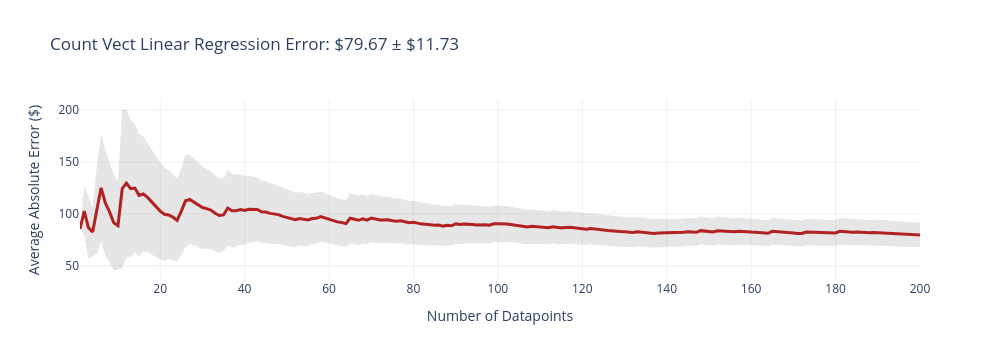
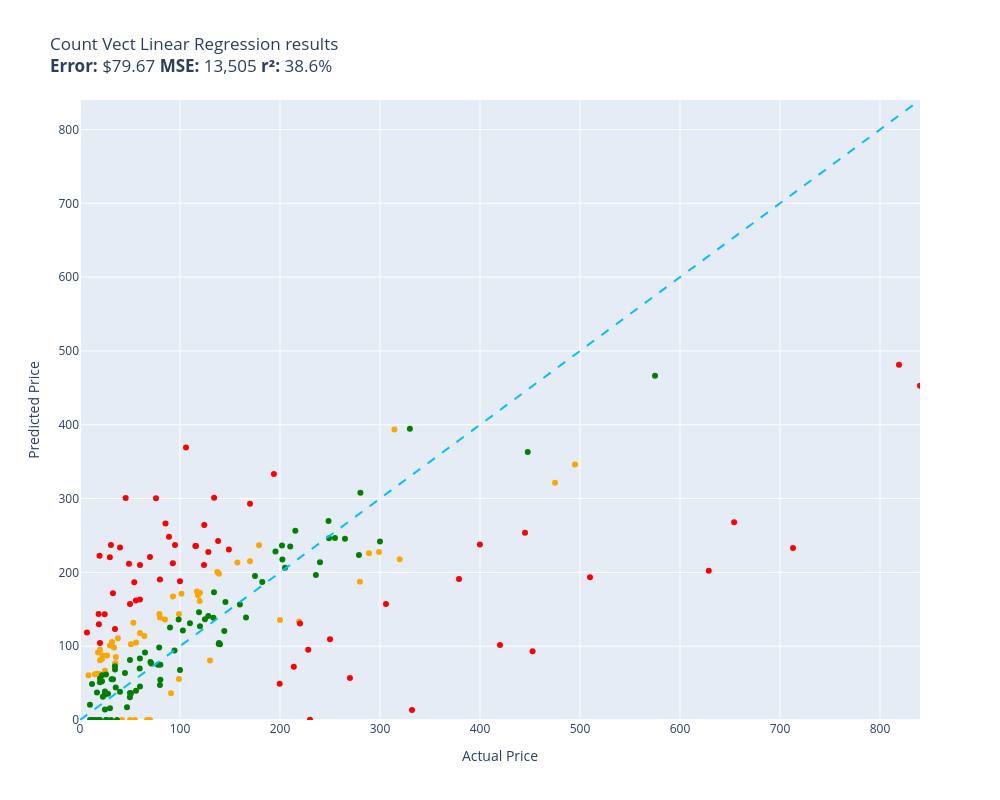

Notebook code for these charts, in order:
### Code cell
# Evaluating Linear Regression on Count Vectorized Feature:
evaluate(function= count_vect_linear_regression, data= test, size= 200, workers= 5)

### Figure 1 — Plotly figure (JSON) as saved in the notebook; plotly's stock layout.template omitted (floating-point values rounded to 4 significant figures; data arrays with more than 128 entries replaced by an {"elided": "..."} marker saying what was removed)
{"data": [{"fill": "toself", "fillcolor": "rgba(128,128,128,0.2)", "hoverinfo": "skip", "line": {"color": "rgba(255,255,255,0)"}, "name": "95% CI", "showlegend": false, "x": {"elided": "400 int values"}, "y": {"elided": "400 float values"}, "type": "scatter"}, {"customdata": {"elided": "200x1 float values"}, "hovertemplate": "n=%{x}<br>Avg Error=$%{y:,.2f}<br>±95% CI=$%{customdata[0]:,.2f}<extra></extra>", "line": {"color": "firebrick", "width": 3}, "mode": "lines", "name": "Cumulative Avg Error", "x": {"elided": "200 int values"}, "y": {"elided": "200 float values"}, "type": "scatter"}], "layout": {"title": {"text": "Count Vect Linear Regression Error: $79.67 ± $11.73"}, "xaxis": {"title": {"text": "Number of Datapoints"}}, "yaxis": {"title": {"text": "Average Absolute Error ($)"}}, "width": 1000, "height": 360, "showlegend": false}}

### Figure 2 — Plotly figure (JSON) as saved in the notebook; plotly's stock layout.template omitted (floating-point values rounded to 4 significant figures)
{"data": [{"hovertemplate": "%{customdata[0]}<extra></extra>", "legendgroup": "orange", "marker": {"color": "orange", "symbol": "circle", "size": 6}, "mode": "markers", "name": "orange", "orientation": "v", "showlegend": true, "x": [219.0, 54.95, 69.98, 19.99, 79.36, 84.95, 495.0, 19.99, 59.95, 37.87, 24.99, 17.99, 31.77, 35.49, 130.0, 475.0, 119.7, 53.4, 91.0, 16.99, 279.9, 35.87, 29.95, 98.95, 26.99, 120.0, 34.95, 8.5, 33.99, 157.4, 117.0, 118.0, 299.0, 314.4, 55.99, 200.0, 98.99, 179.0, 138.9, 137.3, 14.99, 64.37, 32.0, 19.11, 319.6, 289.0, 41.99, 49.99, 21.99, 22.7, 101.5, 93.02, 66.99, 50.92, 79.99, 170.0], "xaxis": "x", "y": [133.4, 0.0, 0.0, 80.8, 143.5, 136.0, 346.0, 95.13, 117.9, 110.9, 66.78, 91.55, 103.3, 76.86, 80.55, 321.4, 161.4, 131.9, 36.33, 62.61, 187.4, 85.25, 100.8, 55.52, 87.49, 172.3, 76.09, 60.8, 98.11, 213.3, 174.2, 169.0, 227.6, 393.6, 105.0, 135.5, 143.7, 236.7, 198.1, 200.6, 62.14, 113.8, 105.7, 62.28, 217.9, 225.8, 0.0, 0.0, 82.8, 87.52, 170.9, 167.3, 0.0, 102.7, 138.9, 215.0], "yaxis": "y", "type": "scatter", "customdata": [["Old Blood Noise Excess V2 Distortion Cho...\nGuess=$133.42 Actual=$219.00"], ["NewPower99 Battery Kit for Samsung Galax...\nGuess=$0.00 Actual=$54.95"], ["EXMAX NG-10X Fresnel Lens Focusing Adapt...\nGuess=$0.00 Actual=$69.98"], ["46mm Digital Pro High-Resolution Close-U...\nGuess=$80.80 Actual=$19.99"], ["GJY Portable TV,10.6 inch Mini TV for AT...\nGuess=$143.47 Actual=$79.36"], ["HK SYSTEMS 13\" Heavy Duty Black \"Push\" O...\nGuess=$136.02 Actual=$84.95"], ["Mini PC, Kinupute Desktop Computer E3-12...\nGuess=$345.99 Actual=$495.00"], ["10GBase-LR SFP+ Transceiver, Handar 10GB...\nGuess=$95.13 Actual=$19.99"], ["Deco Mount Pro Tripod Microphone Stand w...\nGuess=$117.88 Actual=$59.95"], ["Southwire 120V/15A Right Angle User Atta...\nGuess=$110.87 Actual=$37.87"], ["DALDED LED Light Kit for Lego Sonic Gree...\nGuess=$66.78 Actual=$24.99"], ["152MM Hole Saws M42 Bi-Metal High Speed ...\nGuess=$91.55 Actual=$17.99"], ["Baseball Backpacks Large 18 Inch Bookbag...\nGuess=$103.33 Actual=$31.77"], ["Adams Check Payment and Deposit Register...\nGuess=$76.86 Actual=$35.49"], ["3D Tree Hole Branches 075 Stair Risers D...\nGuess=$80.55 Actual=$129.99"], ["KOHLER 18865-CP Filtered Water Faucet, P...\nGuess=$321.35 Actual=$475.00"], ["Fjallraven, Kanken Laptop 15\" Backpack f...\nGuess=$161.36 Actual=$119.65"], ["Projector, CRAZVIEW Projector with WiFi ...\nGuess=$131.89 Actual=$53.40"], ["Festool 492370 Platin 2 S1000 Grit 6-Inc...\nGuess=$36.33 Actual=$91.00"], ["Miyaya@ Funny Animal Masks Collection fo...\nGuess=$62.61 Actual=$16.99"], ["Trail Gear Twin Stick Kit for Top Shift ...\nGuess=$187.43 Actual=$279.92"], ["Beck/Arnley 0421945 Air Filter\nGuess=$85.25 Actual=$35.87"], ["Ceramic Talavera Mexican Tile 4x4\", 9 Pi...\nGuess=$100.85 Actual=$29.95"], ["Marvel Legends Series X-Men 6-Inch Archa...\nGuess=$55.52 Actual=$98.95"], ["Intrepid International Dressage Letters-...\nGuess=$87.49 Actual=$26.99"], ["EMART Photography C Stand with Boom Arm,...\nGuess=$172.29 Actual=$119.99"], ["Replacement Remote Control for PANASONIC...\nGuess=$76.09 Actual=$34.95"], ["KS K-STORM Replacement Silicone Mushroom...\nGuess=$60.80 Actual=$8.50"], ["LSSAGOON Backpack for Women Teen Kids Gi...\nGuess=$98.11 Actual=$33.99"], ["Grey Pneumatic 1311SD Impact Socket Set\nGuess=$213.31 Actual=$157.43"], ["4pc Wheel Spacers Adapters 4\" (2inch Per...\nGuess=$174.21 Actual=$116.95"], ["LSI Broadcom SAS 9300-8i 8-port 12Gb/s S...\nGuess=$168.99 Actual=$118.00"], ["Mikrotik RB3011UIAS-RM RouterBOARD 10xGi...\nGuess=$227.59 Actual=$299.00"], ["AC Compressor & A/C Kit For BMW 335i 335...\nGuess=$393.55 Actual=$314.41"], ["Linkloos Solar Street Lights Outdoor Wat...\nGuess=$104.97 Actual=$55.99"], ["Universal Power Group 12V 100Ah Sealed L...\nGuess=$135.49 Actual=$199.99"], ["Auertech Portable Washing Machine, 14lbs...\nGuess=$143.68 Actual=$98.99"], ["18 Inch White Undermount Kitchen Sink - ...\nGuess=$236.68 Actual=$179.00"], ["New Replacement seat cover fits Yamaha M...\nGuess=$198.11 Actual=$138.95"], ["Evan Fischer Radiator Cooling Fan Assemb...\nGuess=$200.61 Actual=$137.34"], ["Raspberry Pi 3 Model B+ Aluminum Case Me...\nGuess=$62.14 Actual=$14.99"], ["LCD Screen for Dell Inspiron 17R 17.3\" H...\nGuess=$113.77 Actual=$64.37"], ["CTLAMP XL-2100 Professional Quality XL-2...\nGuess=$105.68 Actual=$32.00"], ["Baumgartens Sicurix Blank PVC ID Cards (...\nGuess=$62.28 Actual=$19.11"], ["Venom Power Terra Hunter R/T+ R/T All-Te...\nGuess=$217.86 Actual=$319.65"], ["Audio Techinca ATW-T1002 System 10 Handh...\nGuess=$225.82 Actual=$289.00"], ["LD Compatible Ink Cartridge Replacement ...\nGuess=$0.00 Actual=$41.99"], ["BXYJY for Samsung Galaxy Z Fold 3 Case w...\nGuess=$0.00 Actual=$49.99"], ["sabermaster TCG Playmat yugioh playmat T...\nGuess=$82.80 Actual=$21.99"], ["Star Wars Die-Cast Metal TITANIUM Series...\nGuess=$87.52 Actual=$22.70"], ["DuraGo BR5330 Front Vented Disc Brake Ro...\nGuess=$170.88 Actual=$101.51"], ["Samsung DA97-07603B Freezer Ice Maker As...\nGuess=$167.25 Actual=$93.02"], ["KZ ZS10 Pro in Ear Monitor Headphone KZ ...\nGuess=$0.00 Actual=$66.99"], ["Pyle 2x120 Watt Home Audio Speaker Power...\nGuess=$102.68 Actual=$50.92"], ["MonMount Triple Monitor Stand Freestandi...\nGuess=$138.95 Actual=$79.99"], ["Xiaomi Redmi 10 2022 NFC 4G LTE (128GB +...\nGuess=$214.96 Actual=$169.99"]]}, {"hovertemplate": "%{customdata[0]}<extra></extra>", "legendgroup": "red", "marker": {"color": "red", "symbol": "circle", "size": 6}, "mode": "markers", "name": "red", "orientation": "v", "showlegend": true, "x": [116.0, 29.85, 230.0, 713.0, 379.0, 54.32, 32.98, 124.0, 332.0, 452.5, 115.3, 819.0, 55.88, 213.8, 199.7, 79.95, 34.99, 220.0, 134.1, 6.99, 40.0, 628.8, 445.0, 76.0, 18.89, 124.3, 18.59, 59.95, 306.0, 45.67, 94.99, 19.97, 228.2, 269.9, 99.99, 399.9, 30.93, 170.0, 24.66, 89.0, 85.48, 69.99, 128.3, 138.1, 250.0, 19.5, 193.9, 510.0, 106.0, 48.99, 840.0, 420.0, 148.9, 92.88, 654.1, 49.99, 59.99], "xaxis": "x", "y": [235.8, 220.4, 0.3946, 232.9, 191.0, 186.6, 171.6, 210.1, 13.71, 92.98, 235.7, 481.3, 161.9, 72.03, 49.13, 190.3, 123.2, 130.9, 301.1, 118.5, 233.7, 202.3, 253.7, 300.3, 129.6, 264.2, 143.8, 163.4, 157.0, 300.8, 237.1, 104.2, 95.32, 57.01, 188.0, 237.7, 237.2, 293.1, 143.3, 248.3, 266.4, 220.7, 227.5, 242.5, 109.4, 222.4, 333.3, 193.3, 369.2, 211.7, 453.0, 101.5, 231.1, 212.5, 267.9, 157.1, 210.1], "yaxis": "y", "type": "scatter", "customdata": [["telpo Headlight Assembly Fit For 15 Camr...\nGuess=$235.82 Actual=$115.99"], ["Stand for Raven Pro Document Scanner - P...\nGuess=$220.42 Actual=$29.85"], ["RBC12-UPC Replacement Battery Cartridge ...\nGuess=$0.39 Actual=$229.99"], ["Bam France 2002XL Contoured Hightech Bla...\nGuess=$232.89 Actual=$713.00"], ["Metabo HPT 36V MultiVolt™ Cordless Rotar...\nGuess=$191.00 Actual=$379.00"], ["Innovative Percussion CB-6 Chamois Bass ...\nGuess=$186.64 Actual=$54.32"], ["LOVE MEI Galaxy S10 Lite Case, Military ...\nGuess=$171.57 Actual=$32.98"], ["CORSAIR Dominator Platinum RGB 32GB (2x1...\nGuess=$210.06 Actual=$124.00"], ["Bam Trekking 3027SB Single Black Clarine...\nGuess=$13.71 Actual=$332.00"], ["DEWALT 20V MAX* XR Impact Driver with Bl...\nGuess=$92.98 Actual=$452.53"], ["Scranton & Co 3 Drawer Mobile File Cabin...\nGuess=$235.68 Actual=$115.35"], ["Canon EOS Rebel T7 Digital SLR Camera wi...\nGuess=$481.28 Actual=$819.00"], ["Task T24287 Roman Ogee Router Bit with 1...\nGuess=$161.91 Actual=$55.88"], ["Travelpro Platinum Elite Slim Business L...\nGuess=$72.03 Actual=$213.83"], ["JRready ST6313 DT Deutsch Connector Kit,...\nGuess=$49.13 Actual=$199.68"], ["15\" Locking Shower Head Extension Arm in...\nGuess=$190.25 Actual=$79.95"], ["Mylites+ Standard Comic Book Mylar Sleev...\nGuess=$123.19 Actual=$34.99"], ["Dakota Alert MURS Alert Probe Sensor - M...\nGuess=$130.86 Actual=$219.99"], ["Diversitech WG840585 Motor, (Ddb) 1/3Hp,...\nGuess=$301.15 Actual=$134.12"], ["Retevis RT68 Soft Earhook Walkie Talkie ...\nGuess=$118.45 Actual=$6.99"], ["MC: Pindicator (Dual Intensity Amber)\nGuess=$233.71 Actual=$40.00"], ["Poison Spyder 10-08-020 Rocker Knocker\nGuess=$202.31 Actual=$628.76"], ["Lighted Triangle Mirror Cabinet Bathroom...\nGuess=$253.68 Actual=$445.00"], ["BESTILL Wall Mounted Shower Faucet Set, ...\nGuess=$300.33 Actual=$76.00"], ["Engine Thermostat, Replace 19301-PAA-306...\nGuess=$129.60 Actual=$18.89"], ["Dell Optiplex 390 Desktop Computer i3 3....\nGuess=$264.20 Actual=$124.27"], ["Neporal Full Spectrum Light Bulb, 6000K ...\nGuess=$143.76 Actual=$18.59"], ["LEGO Marvel Avengers War Machine Buster ...\nGuess=$163.42 Actual=$59.95"], ["Kingston Brass KS269SN Kingston Clawfoot...\nGuess=$156.99 Actual=$305.99"], ["KOHLER K-1185540-CP Assembly-Slider\nGuess=$300.83 Actual=$45.67"], ["Trim Kit for 2-handle Shower & Tub Valve...\nGuess=$237.06 Actual=$94.99"], ["iPhone 12/12 Pro Nicaragua Guardabarranc...\nGuess=$104.22 Actual=$19.97"], ["Pioneer 2AM401-BN Two Handle Kitchen Fau...\nGuess=$95.32 Actual=$228.22"], ["Aeromotive 13304 Regulator, X1 Adjustabl...\nGuess=$57.01 Actual=$269.95"], ["4LT LUMINETTE Vanity Opal GLS BSN\nGuess=$187.98 Actual=$99.99"], ["Canon Sure Shot 90u 35mm Date Camera\nGuess=$237.67 Actual=$399.89"], ["Wilkinson LOW GAUSS Vintage Tone Strat S...\nGuess=$237.23 Actual=$30.93"], ["Ibanez M510OVS Acoustic Mandolin in Vint...\nGuess=$293.09 Actual=$169.99"], ["Berta (6 Pieces) 1-1/4 inch Overlay, 90 ...\nGuess=$143.26 Actual=$24.66"], ["CradlePoint Compact Broadband Router (CB...\nGuess=$248.29 Actual=$89.00"], ["ECCPP Power Steering Pump for 2009-2010 ...\nGuess=$266.35 Actual=$85.48"], ["Skullcandy Hesh Evo Bluetooth Headphones...\nGuess=$220.70 Actual=$69.99"], ["ROHL WSGUM3018WH Wire Sink Grids, White\nGuess=$227.52 Actual=$128.28"], ["ASUS VY279HE-W 27” 1080P Monitor - White...\nGuess=$242.52 Actual=$138.10"], ["Music Hall pa15.3 MM/MC Phono Preamplifi...\nGuess=$109.36 Actual=$250.00"], ["Lorell Bell Chair Glide, 2.5\", Black\nGuess=$222.37 Actual=$19.50"], ["4 Inches Rolled Muffler Tip Catback Exha...\nGuess=$333.28 Actual=$193.88"], ["Competition Clutch Disc and Pressure Pla...\nGuess=$193.32 Actual=$510.00"], ["KUNFINE Android Radio CarPlay & Android ...\nGuess=$369.17 Actual=$106.00"], ["A-Premium Front Suspension Steering Knuc...\nGuess=$211.73 Actual=$48.99"], ["Dell XPS 13 9343-2727SLV 13.3\" Full HD S...\nGuess=$452.95 Actual=$839.99"], ["Pacific Drums PDCM1618TTRB 16 x 18 Inche...\nGuess=$101.51 Actual=$419.99"], ["Vinyl Soft Top Roll-up Adjustable Truck ...\nGuess=$231.10 Actual=$148.88"], ["Blanco 230966 Valea Stainless Steel Sink...\nGuess=$212.52 Actual=$92.88"], ["Empava 24\" Single Wall Ovens 10 Cooking ...\nGuess=$267.89 Actual=$654.14"], ["Viola Bow 4/4 Full Size Carbon Fiber (Bl...\nGuess=$157.15 Actual=$49.99"], ["Fender Hendrix Voodoo Child Coiled Instr...\nGuess=$210.06 Actual=$59.99"]]}, {"hovertemplate": "%{customdata[0]}<extra></extra>", "legendgroup": "green", "marker": {"color": "green", "symbol": "circle", "size": 6}, "mode": "markers", "name": "green", "orientation": "v", "showlegend": true, "x": [144.3, 215.3, 35.74, 329.9, 79.2, 49.98, 210.2, 119.0, 134.0, 175.0, 19.99, 98.65, 79.95, 159.9, 80.34, 59.69, 255.0, 145.4, 202.0, 202.4, 11.99, 235.9, 77.96, 110.0, 89.99, 240.0, 124.9, 31.61, 49.9, 9.95, 16.98, 120.0, 12.0, 182.3, 21.99, 575.0, 36.99, 139.0, 249.0, 24.95, 31.0, 59.99, 128.3, 195.5, 19.95, 102.8, 15.99, 70.45, 166.0, 59.86, 19.99, 71.23, 29.99, 64.99, 205.0, 80.39, 44.95, 264.9, 32.97, 19.0, 46.99, 140.0, 278.9, 56.0, 49.95, 25.99, 12.98, 22.88, 447.7, 39.99, 9.99, 24.95, 27.99, 94.49, 24.95, 300.0, 248.5, 21.99, 133.4, 26.59, 34.94, 34.99, 138.7, 99.99, 280.4, 50.99, 25.99], "xaxis": "x", "y": [120.7, 256.5, 43.92, 394.5, 98.28, 81.19, 234.9, 146.1, 173.0, 195.2, 56.28, 136.3, 47.46, 156.5, 54.51, 69.62, 246.5, 159.8, 236.6, 217.5, 0.0, 196.3, 74.81, 130.9, 125.4, 213.9, 136.4, 55.36, 30.89, 20.63, 37.43, 126.9, 48.83, 186.9, 52.33, 466.6, 0.0, 104.4, 246.3, 38.52, 0.0, 45.24, 141.0, 228.4, 51.22, 121.4, 0.0, 78.54, 138.8, 83.42, 0.0, 76.69, 15.98, 91.37, 206.3, 74.93, 63.67, 245.7, 55.28, 0.0, 17.36, 102.8, 223.4, 39.69, 36.57, 0.0, 0.0, 31.53, 363.1, 38.34, 0.0, 34.57, 35.51, 94.25, 14.21, 241.9, 269.6, 60.66, 138.6, 0.0, 72.74, 68.36, 102.9, 67.66, 308.0, 36.38, 61.65], "yaxis": "y", "type": "scatter", "customdata": [["SuppliesOutlet Compatible Toner Cartridg...\nGuess=$120.66 Actual=$144.29"], ["ACDelco GM Original Equipment FW339 Fron...\nGuess=$256.46 Actual=$215.33"], ["8544771 Dryer Heating Element, 279816 Th...\nGuess=$43.92 Actual=$35.74"], ["Pump Head TBVECHI 175PSI 4KW 5.5HP 21CFM...\nGuess=$394.50 Actual=$329.90"], ["Panasonic KX-TG6511B DECT 6.0 PLUS Expan...\nGuess=$98.28 Actual=$79.20"], ["LD Products Compatible Toner Cartridge R...\nGuess=$81.19 Actual=$49.98"], ["APS iBoard 6-inch Aluminum (Black Powder...\nGuess=$234.93 Actual=$210.23"], ["PEMP E65 E66 CDC Simulate Optical Fiber ...\nGuess=$146.06 Actual=$119.00"], ["Intermatic PX300 12V 300W Transformer wi...\nGuess=$173.02 Actual=$134.00"], ["SKB iSeries 3i-13096-6KP Case for BlackM...\nGuess=$195.23 Actual=$174.99"], ["June Garden 12\" Sweet Dolly Charlotte - ...\nGuess=$56.28 Actual=$19.99"], ["Aolemi Oil Rubbed Bronze Single Function...\nGuess=$136.29 Actual=$98.65"], ["Clementoni 39132.5 Jigsaw Puzzle 1,000 P...\nGuess=$47.46 Actual=$79.95"], ["GanFindX Portable Car Hand Controls for ...\nGuess=$156.50 Actual=$159.90"], ["KOMPUTERBAY 4GB 2X 2GB DDR2 1066MHz PC2-...\nGuess=$54.51 Actual=$80.34"], ["Evergreen HSHB2005 Cylinder Head Gasket ...\nGuess=$69.62 Actual=$59.69"], ["Tidal Front + Rear Fender Flares 4PC Poc...\nGuess=$246.45 Actual=$254.99"], ["Wenger City Upgrade Laptop Backpack with...\nGuess=$159.79 Actual=$145.42"], ["AUTOFREE LED Tail Lights Assembly Compat...\nGuess=$236.56 Actual=$201.99"], ["Evan-Fischer Front Bumper Cover Compatib...\nGuess=$217.48 Actual=$202.38"], ["Laisomeke Waterproof Junction Box, Unive...\nGuess=$0.00 Actual=$11.99"], ["Sumerain S1339CM Double Handle Widesprea...\nGuess=$196.31 Actual=$235.86"], ["Webcem Solar Shed Light Outdoor Indoor, ...\nGuess=$74.81 Actual=$77.96"], ["Western Digital Enterprise RE4-GP 2TB SA...\nGuess=$130.93 Actual=$109.95"], ["DIMARZIO 204284 DP 163FBK Blues Bucker G...\nGuess=$125.40 Actual=$89.99"], ["VLAND LED Smoked Taillights Compatible F...\nGuess=$213.85 Actual=$239.99"], ["PM Auto Front Right Quick Complete Strut...\nGuess=$136.37 Actual=$124.94"], ["Tablet PC Cover Compatible with Lenovo T...\nGuess=$55.36 Actual=$31.61"], ["Ultra Duster Canned Air Net 10 Oz 6-Pack\nGuess=$30.89 Actual=$49.90"], ["IQShield Screen Protector Compatible wit...\nGuess=$20.63 Actual=$9.95"], ["Liberty Imports 12 Pack: US Military Toy...\nGuess=$37.43 Actual=$16.98"], ["Pidoko Kids Train Table, Grey with 90 Pc...\nGuess=$126.90 Actual=$119.97"], ["Satco S9596, 4 Count (Pack of 1), 4.18\nGuess=$48.83 Actual=$12.00"], ["ANZO USA 111207 GMC SIERRA 99-06 / YUKON...\nGuess=$186.87 Actual=$182.28"], ["KUNN Small Electrician Tool Pouch Utilit...\nGuess=$52.33 Actual=$21.99"], ["Walker Exhaust Ultra EPA 16478 Direct Fi...\nGuess=$466.56 Actual=$574.99"], ["GE RPWF SmartWater Comparable Refrigerat...\nGuess=$0.00 Actual=$36.99"], ["Urth 62mm UV, Circular Polarizing (CPL),...\nGuess=$104.45 Actual=$139.00"], ["MGP Caliper Covers 39011SACURD Red Powde...\nGuess=$246.32 Actual=$249.00"], ["Royal Designs, Inc. Decorative Abundant ...\nGuess=$38.52 Actual=$24.95"], ["NewFantasia Replacement Audio Cable with...\nGuess=$0.00 Actual=$31.00"], ["MONOCARBON Forged Carbon Fiber Case for ...\nGuess=$45.24 Actual=$59.99"], ["DuraGo 29515020 Front Hub Assembly\nGuess=$140.95 Actual=$128.34"], ["MXR Carbon Copy Deluxe Analog Delay Guit...\nGuess=$228.44 Actual=$195.50"], ["Chalkboard Name Badges with Magnetic Bac...\nGuess=$51.22 Actual=$19.95"], ["GENUINE VOLVO THERMOSTAT (3.0, 3.2) S60 ...\nGuess=$121.40 Actual=$102.85"], ["USB Charger, CIVIE High Speed 60W Multip...\nGuess=$0.00 Actual=$15.99"], ["Pyle Wireless Rear View Backup Camera - ...\nGuess=$78.54 Actual=$70.45"], ["Cardone 84-58642 New HEI Electronic Dist...\nGuess=$138.82 Actual=$165.99"], ["Hp Pavilion P7-1257c Motherboard Aahd3-h...\nGuess=$83.42 Actual=$59.86"], ["Kastar Battery Pack Replacement for Sony...\nGuess=$0.00 Actual=$19.99"], ["Amana Tool - SC587 Carbide Tipped 3-Wing...\nGuess=$76.69 Actual=$71.23"], ["AZX Stylus Pencil for Apple iPad Pro 202...\nGuess=$15.98 Actual=$29.99"], ["UPR Mach 1 Chin Spoiler Fits 94-98 Musta...\nGuess=$91.37 Actual=$64.99"], ["SP Air Corporation SP-8102BU 1/4-Inch He...\nGuess=$206.28 Actual=$204.99"], ["Diversitech UC2436-3 Ultralite Condenser...\nGuess=$74.93 Actual=$80.39"], ["200 ' feet True 14 Gauge AWG CCA Speaker...\nGuess=$63.67 Actual=$44.95"], ["APS iBoard (304 Stainless Steel Polished...\nGuess=$245.72 Actual=$264.95"], ["200 Couples Conversation Cards - Enjoy B...\nGuess=$55.28 Actual=$32.97"], ["The Puppet Company - Carpet-Unicorn, Whi...\nGuess=$0.00 Actual=$19.00"], ["KYX Racing Hardened Steel Center Drive S...\nGuess=$17.36 Actual=$46.99"], ["StonKraft Brass Chess Board Game Set wit...\nGuess=$102.77 Actual=$140.00"], ["VIPMOTOZ Sequential Turn Signal Premium ...\nGuess=$223.41 Actual=$278.94"], ["OEM Samsung Remote Control Shipped with ...\nGuess=$39.69 Actual=$56.00"], ["Custom Engagement Logo Desk Embosser Sea...\nGuess=$36.57 Actual=$49.95"], ["520 Pieces Christmas Envelope Seal Stick...\nGuess=$0.00 Actual=$25.99"], ["BestPricedDecals Wine A BIT, You'll Feel...\nGuess=$0.00 Actual=$12.98"], ["VATOS 4 Packs Bubble Machine Gun for Kid...\nGuess=$31.53 Actual=$22.88"], ["Steering Wheel, Carbon Fiber Automotive ...\nGuess=$363.13 Actual=$447.74"], ["VONADO Space Wars Colonial Viper MK1 Bui...\nGuess=$38.34 Actual=$39.99"], ["Replacement Remote Control fit for Sony ...\nGuess=$0.00 Actual=$9.99"], ["Disney Princess Sparkling Princess Sleep...\nGuess=$34.57 Actual=$24.95"], ["Glovion Music Stand Light, Clip On Piano...\nGuess=$35.51 Actual=$27.99"], ["Intex River Run Connect Lounge (Four)\nGuess=$94.25 Actual=$94.49"], ["Think Gizmos Build Your Own Robot Toys f...\nGuess=$14.21 Actual=$24.95"], ["HP Laserjet 2100 Laser Printer W/Test Pr...\nGuess=$241.85 Actual=$299.98"], ["PowerSport Front Rear Brakes and Rotors ...\nGuess=$269.57 Actual=$248.51"], ["VTech Strum and Jam Kidi Musical Guitar ...\nGuess=$60.66 Actual=$21.99"], ["Targus CityGear Durable Backpack, Black,...\nGuess=$138.63 Actual=$133.43"], ["W11130208 W10695459 Refrigerator LED Mod...\nGuess=$0.00 Actual=$26.59"], ["Jada Toys Ryan's World Combo Panda Airli...\nGuess=$72.74 Actual=$34.94"], ["STICKGOO Peel and Stick Backsplash for K...\nGuess=$68.36 Actual=$34.99"], ["Garmin 010-12402-10 GT15M-TM Transom-Mou...\nGuess=$102.92 Actual=$138.74"], ["Fitness Center Gym Room Weight Train Dua...\nGuess=$67.66 Actual=$99.99"], ["For Volvo C70 S70 V70 V40 S40 AC Compres...\nGuess=$307.95 Actual=$280.41"], ["Refresh NSF-53 Premium Replacement Refri...\nGuess=$36.38 Actual=$50.99"], ["NICKSTON Red Sparkling Glitter Slim Band...\nGuess=$61.65 Actual=$25.99"]]}, {"hoverinfo": "skip", "line": {"color": "deepskyblue", "dash": "dash", "width": 2}, "mode": "lines", "name": "y = x", "showlegend": false, "x": [0, 840.0], "y": [0, 840.0], "type": "scatter"}], "layout": {"xaxis": {"anchor": "y", "domain": [0.0, 1.0], "title": {"text": "Actual Price"}, "range": [0, 840.0]}, "yaxis": {"anchor": "x", "domain": [0.0, 1.0], "title": {"text": "Predicted Price"}, "range": [0, 840.0]}, "legend": {"title": {"text": "color"}, "tracegroupgap": 0}, "title": {"text": "Count Vect Linear Regression results<br><b>Error:</b> $79.67 <b>MSE:</b> 13,505 <b>r²:</b> 38.6%"}, "height": 800, "width": 1000, "showlegend": false}}
